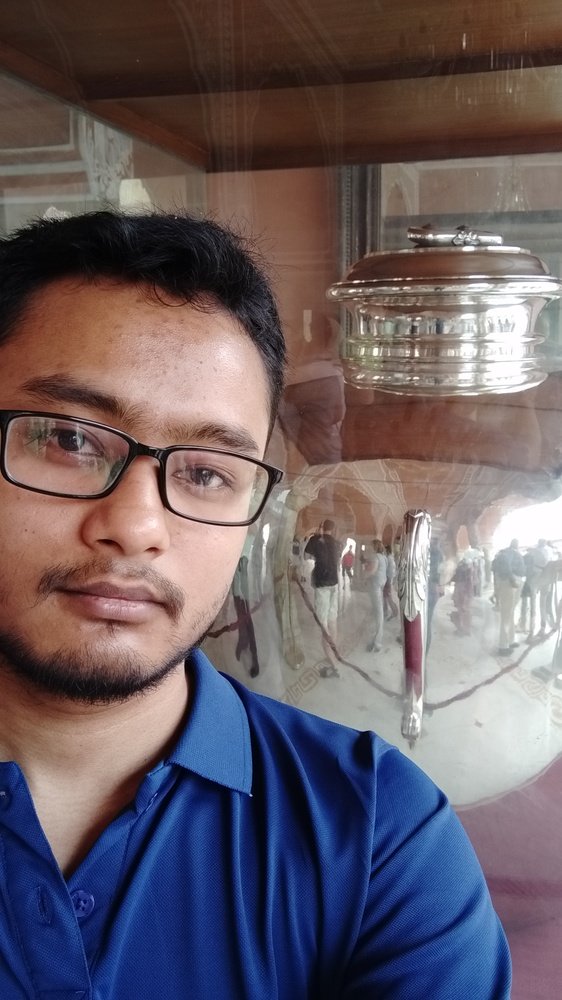
#> input picture Image_Process/image/test.jpg, 562 x 1000 px, shrunk from 1836 x 3264 before the run, found by its file name
$ python image_20240722161022.py
#> lines starting #> are read from the running program, lines starting #| are printed output that depends on the picture
from PIL import Image
from matplotlib import pyplot as plt
# input image from Directory
input_image = Image.open("image/test.jpg")
#> input_image is the input picture: PIL image 562x1000 RGB; mean R, G, B 105.4, 93.6, 100
# create a copy of orignal Image
orignal_image = input_image.copy()
# create pixel map from image or dummy pixel frame
pixel_map = input_image.load()
# extract height and width from input_image
width,height = input_image.size
#> width = 562; height = 1000
# formula for grayscale G = (0.299R + 0.587G + 0.114B)
# loop for iterating input_image and extract pixel value
for i in range(width):
    for j in range(height):
        # extract color value from a pixel
        r, g, b = input_image.getpixel((i,j))
        grayscale = (0.299*r + 0.587*g + 0.114*b)
        # set computed grayscale value to pixel_map
        pixel_map[i,j] = (int(grayscale), int(grayscale), int(grayscale))
# save modified image
input_image.save("image/modifyImage.jpg")
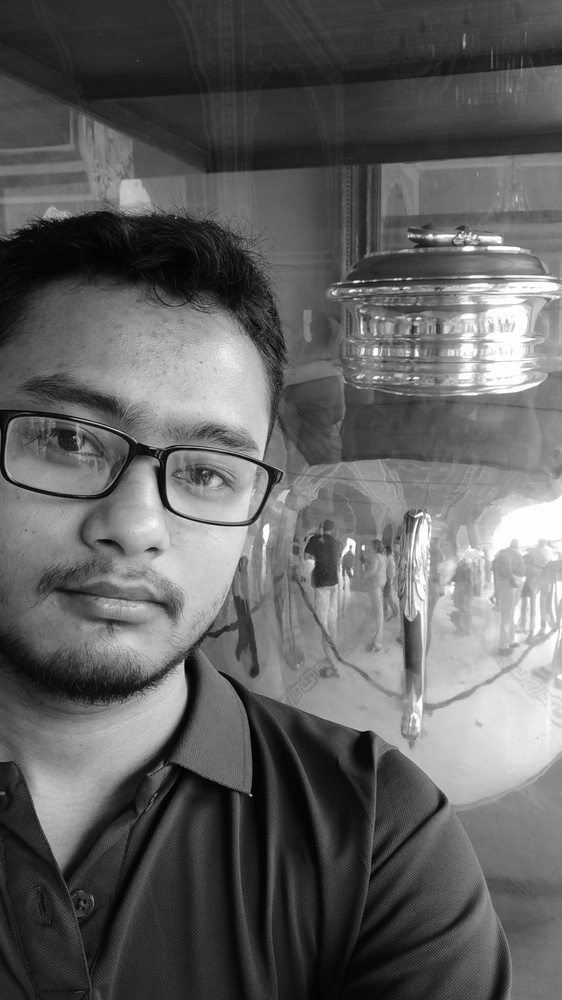
#> saved as modifyImage.jpg: PIL image 562x1000 RGB; min 0, max 255, mean 97.4
# create subplot of 1 row 2 column of 10inch width 5inch tall
fig, (ax1, ax2) = plt.subplots(1, 2, figsize=(10, 5))
# ploting both image in both ax1 ax2
ax1.imshow(input_image)
ax1.set_title('Original Image')
ax1.axis('off')  # Hide the axes

ax2.imshow(orignal_image)
ax2.set_title('Modified Image')
ax2.axis('off')  # Hide the axes
plt.show()
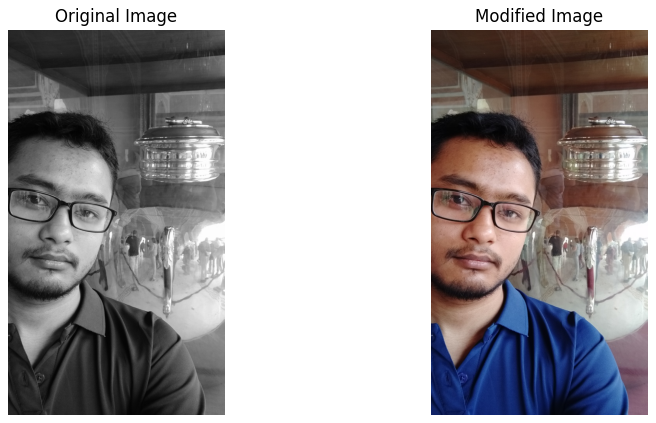
#> figure drawn by matplotlib, 2 panels
